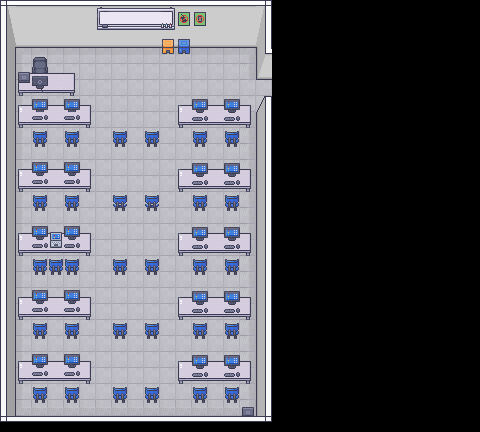

This is a level from a 2D game, rendered from its Tiled map with the project's own tilesets. A one-line summary and the map file follow, with tile-layer data summarised:
An orthogonal 30x27 tile map with 16x16 px tiles, 4 tile layers (Base, NivelOne, Niveltwo, NivelThree).

<map version="1.10" tiledversion="1.10.1" orientation="orthogonal" renderorder="right-down" width="30" height="27" tilewidth="16" tileheight="16" infinite="0" nextlayerid="6" nextobjectid="1">
 <editorsettings>
  <export target="../lab_info.tmj" format="json" />
 </editorsettings>
 <tileset firstgid="1" name="tiles_office" tilewidth="16" tileheight="16" tilecount="944" columns="16">
  <image source="tiles_office.png" width="256" height="944" />
 </tileset>
 <layer id="1" name="Base" width="30" height="27">
  <data>[810 cells, 459 non-empty, 26 distinct tile ids]</data>
 </layer>
 <layer id="2" name="NivelOne" width="30" height="27">
  <data>[810 cells, 119 non-empty, 10 distinct tile ids]</data>
 </layer>
 <layer id="4" name="Niveltwo" width="30" height="27">
  <data>[810 cells, 84 non-empty, 22 distinct tile ids]</data>
 </layer>
 <layer id="5" name="NivelThree" width="30" height="27">
  <data>[810 cells, 45 non-empty, 9 distinct tile ids]</data>
 </layer>
</map>
